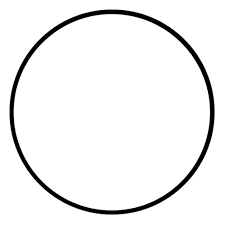
#> input picture Kamera_Uzerinden_Nesne_Tespiti-Yazi_Okuma/circles.png, 225 x 225 px
$ python shapedetector.py
#> lines starting #> are read from the running program, lines starting #| are printed output that depends on the picture; after the words box and inside, x2 and y2 are one past the last pixel; in counts of white or black regions, pixels touching at a corner belong together; long printed decimals are rounded
# gerekli paketleri içe aktarın
import cv2

class ShapeDetector:
    def __init__(self):
        pass

    def detect(self, c):
        # şekil adını başlat ve konturu yaklaştır
        shape = "unidentified"
        print(str(c))
        peri = cv2.arcLength(c, True)
        print(peri)
        approx = cv2.approxPolyDP(c, 0.04 * peri, True)
        #approx = cv2.approxPolyDP(c, peri, True)

        #şekil düz bir çizgi ise
        if len(approx) == 2:
            shape = "Line"

        # şekil bir üçgense, 3 köşesi olacaktır
        if len(approx) == 3:
            shape = "triangle"

        # şeklin 4 köşesi varsa, kare veya
        # dikdörtgen şeklindedir
        elif len(approx) == 4:
            # konturun sınırlayıcı kutusunu hesaplayın ve en boy oranını hesaplamak için
            # sınırlayıcı kutuyu kullanın
            (x, y, w, h) = cv2.boundingRect(approx)
            ar = w / float(h)

            # bir kare, yaklaşık olarak bire eşit bir en boy oranına sahip olacaktır, aksi takdirde şekil bir dikdörtgendir
            shape = "square" if ar >= 0.95 and ar <= 1.05 else "rectangle"

        # şekil bir beşgen ise, 5 köşesi olacaktır
        elif len(approx) == 5:
            shape = "pentagon"

        # Aksi takdirde, şeklin bir daire olduğunu varsayarız
        else:
            shape = "circle"

        # şeklin adını döndür
        return shape

if __name__ == '__main__':
    s=ShapeDetector()
    img = cv2.imread('circles.png', 0)
#> img is the input picture: shape (225, 225); min 0, max 255, mean 241.1
    ret, thresh = cv2.threshold(img, 127, 255, 0)
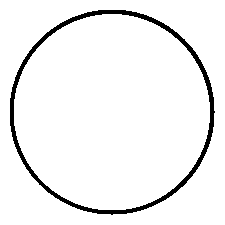
#> thresh: shape (225, 225); 94.7% white; 1 black region
    contours, hierarchy = cv2.findContours(thresh, 1, 2)
#> contours = 3 contours; box (x1, y1, x2, y2) and area: (0, 0, 225, 225) 50176, (9, 9, 216, 216) 33286, (14, 14, 210, 210) 30026
    c = contours[0]
#> c = contour of 274 points, box (x1, y1, x2, y2) (14, 14, 210, 210), area 30026
    M = cv2.moments(c)
#> M = moments, m00 30025.5, centre m10/m00, m01/m00 = (111.4, 111.7)
    print(M)
#> (printed output is left out)
    s=s.detect(c)
#> (printed output is left out)
#> in detect, `peri = cv2.arcLength(c, True)`: peri = 647
#| 647.026
#> in detect, `approx = cv2.approxPolyDP(c, 0.04 * peri, True)`: approx = [[102, 14], [32, 54], [14, 125], [52, 190], [125, 209], [188, 173], [209, 102], [170, 33]]
#> s = 'circle'
    print(s)
#| circle
    cX = int((M["m10"] / M["m00"]) )
#> cX = 111
    cY = int((M["m01"] / M["m00"]) )
#> cY = 111
    c = c.astype("int")
#> c = 274 rows, first 8: [102, 14], [101, 15], [95, 15], [94, 16], [90, 16], [89, 17], [86, 17], [85, 18]
    cv2.drawContours(img, [c], -1, (0, 255, 0), 2)
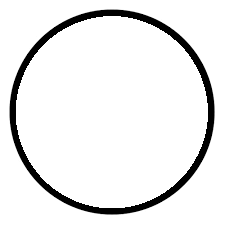
#> img: shape (225, 225); 3.11% of pixels changed, all inside (x1, y1, x2, y2) = (13, 14, 211, 211)
    cv2.putText(img, s, (cX, cY), cv2.FONT_HERSHEY_SIMPLEX,
                0.5, (255, 255, 255), 2)
    cv2.imshow("Image", img)
    cv2.waitKey(0)
    #cv2.destroyAllWindows()
